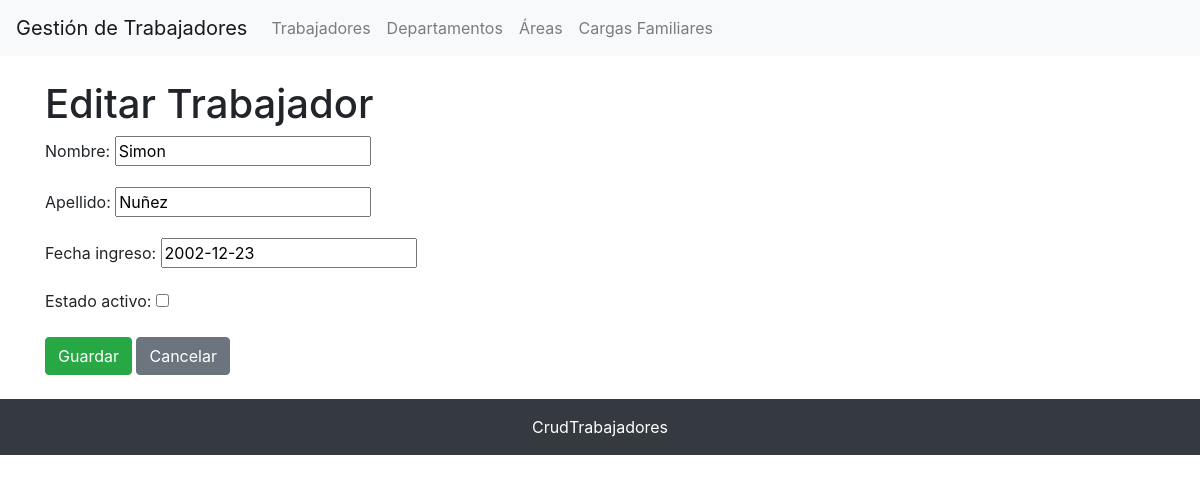
The page /CrudTrabajadores/trabajadores/3/editar/ on the database its author committed.
### CrudTrabajadores/models.py (models this page shows, shortened)
class Trabajador(models.Model):
    nombre = models.CharField(max_length=50, blank=False)
    apellido = models.CharField(max_length=50, blank=False)
    fecha_ingreso = models.DateField()
    estado_activo = models.BooleanField(default=True, validators=[validate_active_status])

### CrudTrabajadores/views.py (the view)
# urls.py: path('trabajadores/<int:pk>/editar/', views.TrabajadorUpdateView.as_view(), name='trabajador_edit'),
class TrabajadorUpdateView(UpdateView):
    model = Trabajador
    form_class = TrabajadorForm
    template_name = 'trabajador_form.html'
    success_url = reverse_lazy('trabajador_list')

### CrudTrabajadores/forms.py
class TrabajadorForm(forms.ModelForm):
    class Meta:
        model = Trabajador
        fields = '__all__'

### CrudTrabajadores/templates/trabajador_form.html (shortened to what this page needs)
{% extends 'base.html' %}
{% load static %}
{% block content %}
<h1>{% if form.instance.pk %}Editar Trabajador{% else %}Agregar Trabajador{% endif %}</h1>
<form method="post">
    {{ form.as_p }}
    <button type="submit" class="btn btn-success">Guardar</button>
    <a href="{% url 'trabajador_list' %}" class="btn btn-secondary">Cancelar</a>
</form>
{% endblock %}

### rows shown on the page
Trabajador: nombre "Simon", apellido "Nuñez", fecha_ingreso "2002-12-23"
